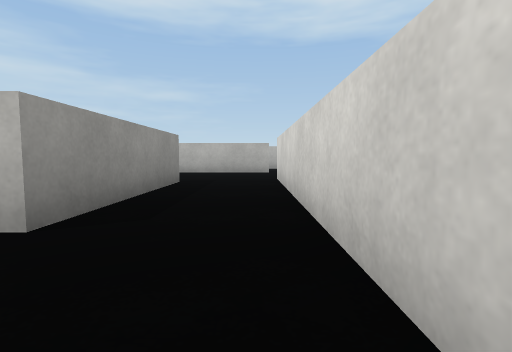
View 1 (above)

19 first-person views from a walk through a 3-D level made in the Unity game engine. The camera is 0.51 m above the floor, tilts 4° down and sees 85° across. The floor is counted in squares, 1 m on a side. Each view is taken from the middle of a square. On the plan, view 1 faces up. The plan holds only what a view shows up to about 9 squares ahead; the rest is blank. The place goes on beyond the plan. The player is left out. Surface patterns are stand-ins for the level's own textures.

View 2
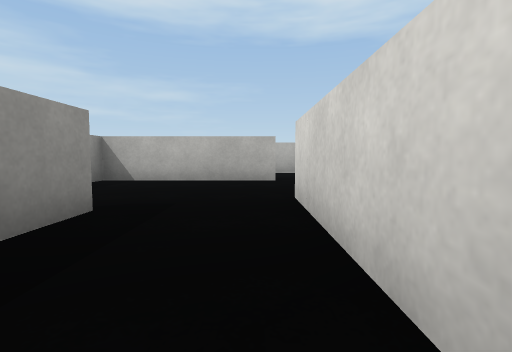

View 3
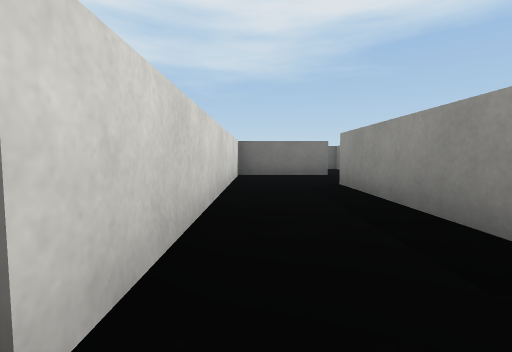

View 4
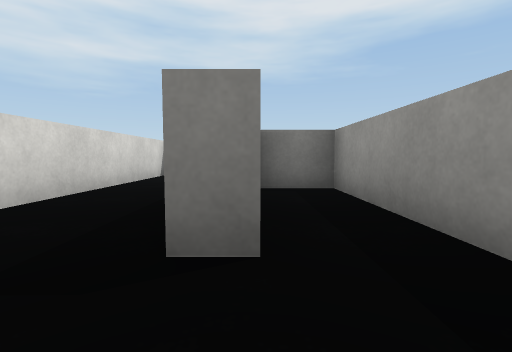

View 5
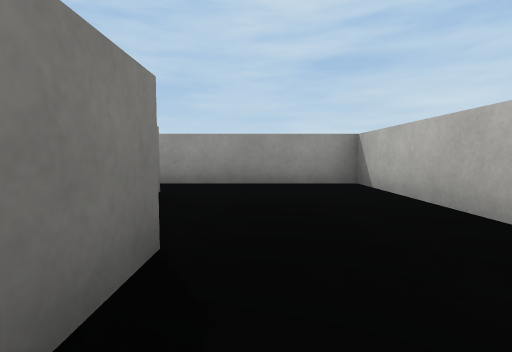

View 6
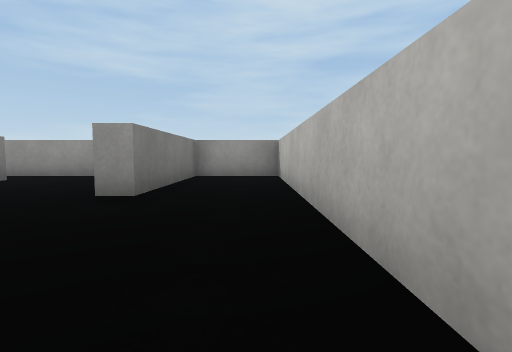

View 7
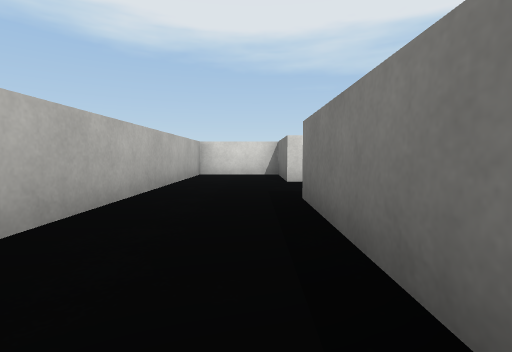

View 8
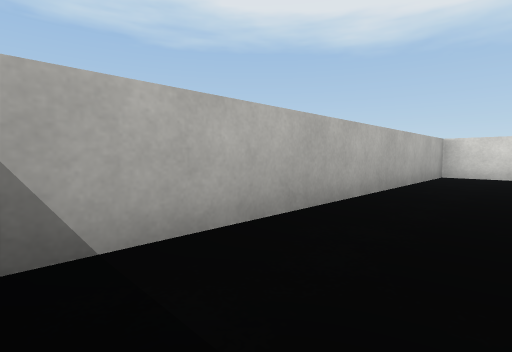

View 9
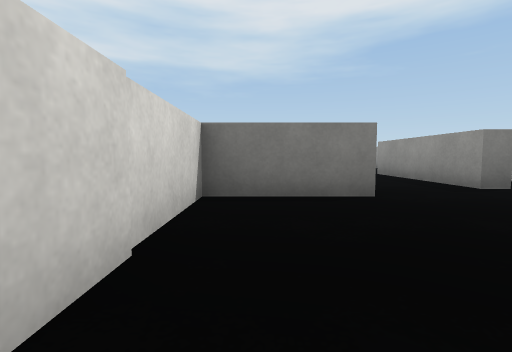

View 10
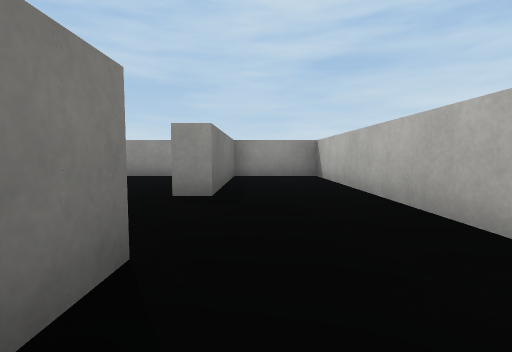

View 11
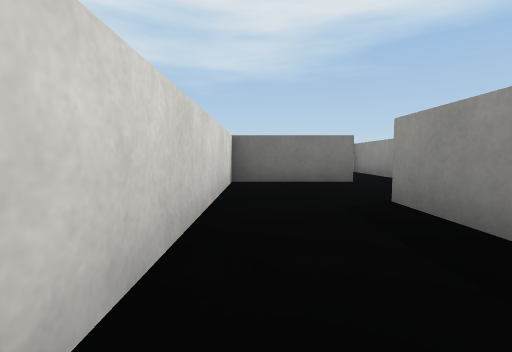

View 12
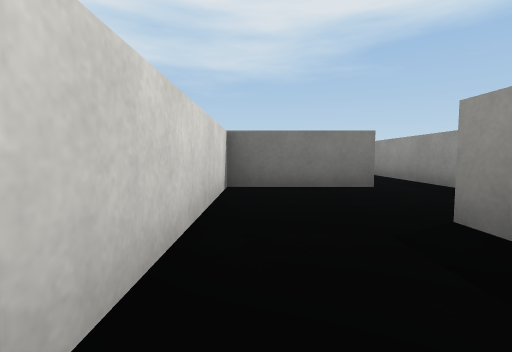

View 13
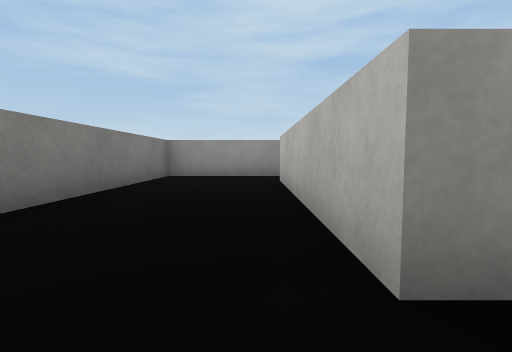

View 14
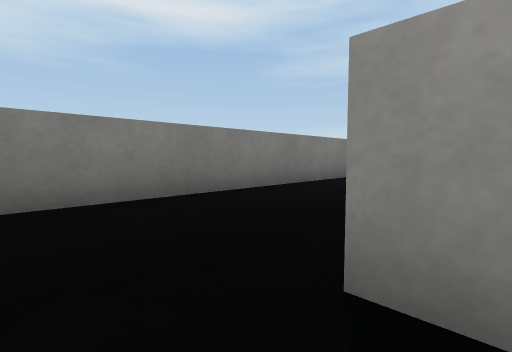

View 15
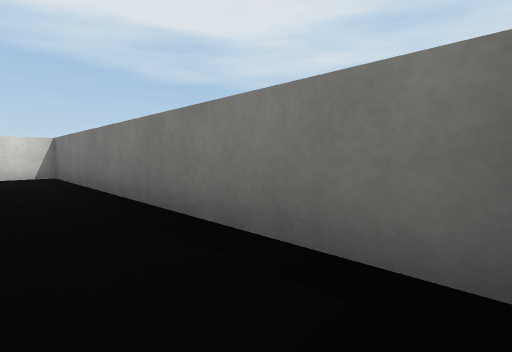

View 16
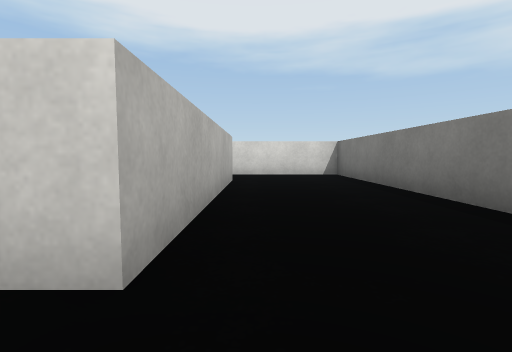

View 17
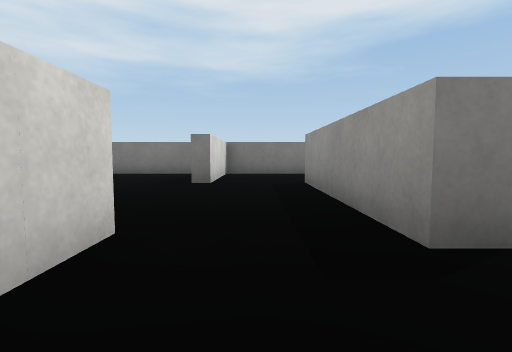

View 18
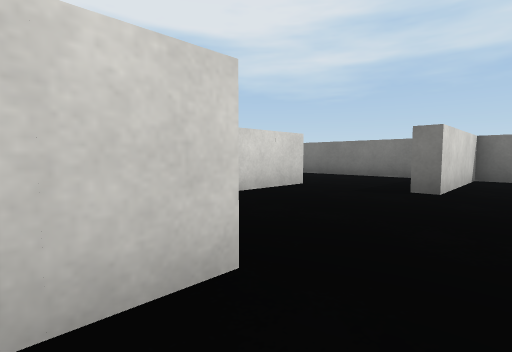

View 19
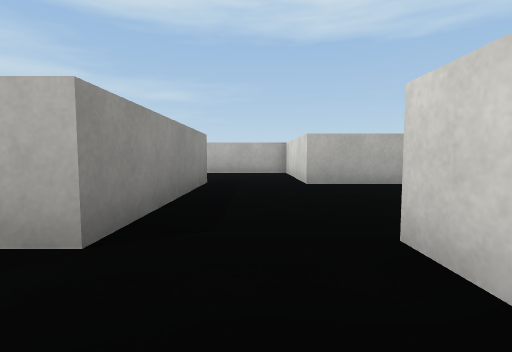

### Floor plan
Points are (right, up) in squares from view 1. A wall is a line through its corners. A room is listed if a view was taken in it or the views show most of it. See-through windows are left out.
Room 1 (views 1, 2, 3, 4, 5, 11, 12)
walls: (-2.1, 5.6) (-1.5, 5.6) (-1.5, 1.8); (0.4, 8.9) (-3.3, 8.9) (-3.3, 2.5) (-2, 2.5); (-2, -0.6) (0.5, -0.6) (0.5, 6.5) (2.6, 6.5) (2.6, 8.4)
ways out: opening at (1.5, 9) to room 2; opening at (-2.5, -1) to room 3
Room 2 (views 6, 7, 8, 9, 10)
walls: (2.6, 8.4) (2.6, 9.4) (4.9, 9.4) (4.9, 11.6) (-3.3, 11.6) (-3.3, 9.4) (0.4, 9.4) (0.4, 8.9)
ways out: opening at (1.5, 9) to room 1
Room 3 (views 13, 15, 16, 19)
walls: (3, -1.5) (-2, -1.5) (-2, -1); (-3.3, -0.5) (-3.3, -4.3) (4.9, -4.3) (4.9, -1.3)
ways out: opening at (-2.5, -1) to room 1; opening at (4, -1) to room 4
Room 4 (view 14)
walls: (4.9, -1.3) (5.2, -1.3); (7.1, -0.6) (7.1, 0.2); (6.8, 2.2) (4.9, 2.2); (3, 2.5) (3, -1.5)
ways out: opening at (4, -1) to room 3; opening at (4, 2) to room 5; opening at (6, -2)
Room 5 (views 17, 18)
walls: (2.5, 2.5) (3, 2.5); (4.9, 2.2) (4.9, 5.6) (2.4, 5.6)
ways out: opening at (4, 2) to room 4

Positions as (right, up) in squares from view 1, and headings:
1: (0, 0), facing up
2: (0, 3), facing up
3: (0, 7), facing down
4: (-2, 7), facing down
5: (2, 7), facing left
6: (4, 11), facing left
7: (-3, 10), facing right
8: (-3, 10), facing up-right
9: (2, 10), facing down
10: (4, 10), facing left
11: (0, 5), facing down
12: (0, 4), facing down
13: (4, -2), facing left
14: (4, -1), facing down-left
15: (-3, -3), facing down-right
16: (-3, -2), facing right
17: (4, 4), facing down
18: (4, 3), facing down-right
19: (4, -3), facing up
